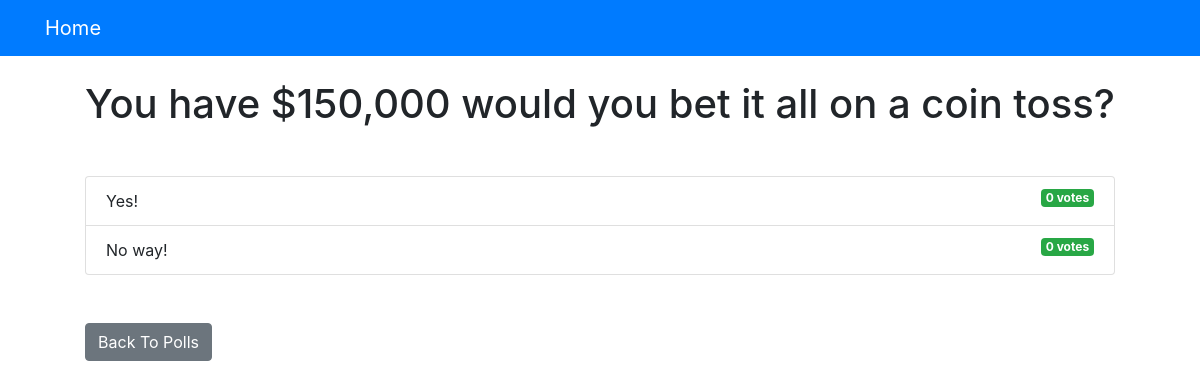
/polls/1/results/, run on an earlier commit of the app's database.
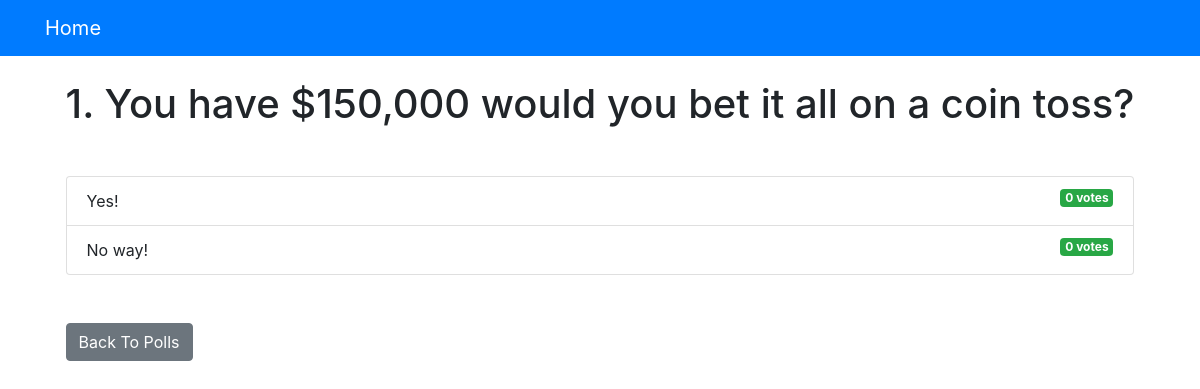
And on a later commit of the database.
### polls/models.py (models this page shows, shortened)
class Question(models.Model):
    question_text = models.CharField(max_length=4000)
    pub_date = models.DateTimeField('date published', default=None)

### polls/views.py (the view)
# urls.py: path('<int:question_id>/results/', views.results, name ='results'),
def results(request, question_id):
    question = get_object_or_404(Question, pk=question_id)
    return render(request, 'polls/results.html', {'question': question})

### templates/polls/results.html
{% extends 'base.html' %}
{% block content %}
<h1 class ="mb-5 text-center">{{ question.question_text }}</h1>
<ul class ="list-group mb-5">
	{% for choice in question.choice_set.all %}
	<li class ="list-group-item">
		{{ choice.choice_text }} <span class ="badge badge-success float-right">{{ choice.votes }}
			vote{{ choice.votes | pluralize }}</span>
	</li>
	{% endfor %}
</ul>
<a class ="btn btn-secondary" href ="{% url 'polls:index' %}">Back To Polls</a>
{% endblock %}

What changed in the data, as far as the page shows it:
changed Question: question_text "You have $150,000 would you bet it all on a coin toss?" → "1. You have $150,000 would you bet it all on a coin toss?"
